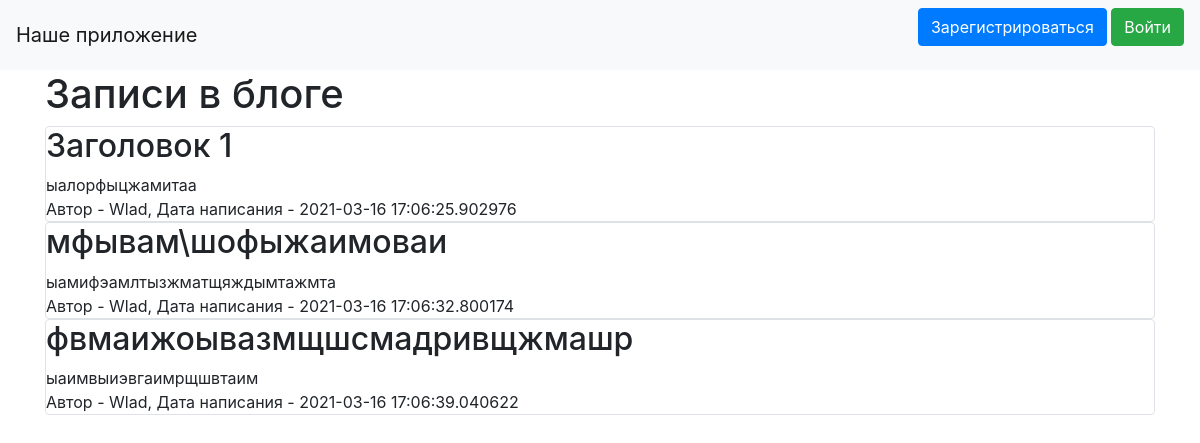
Before: / with the older database file.
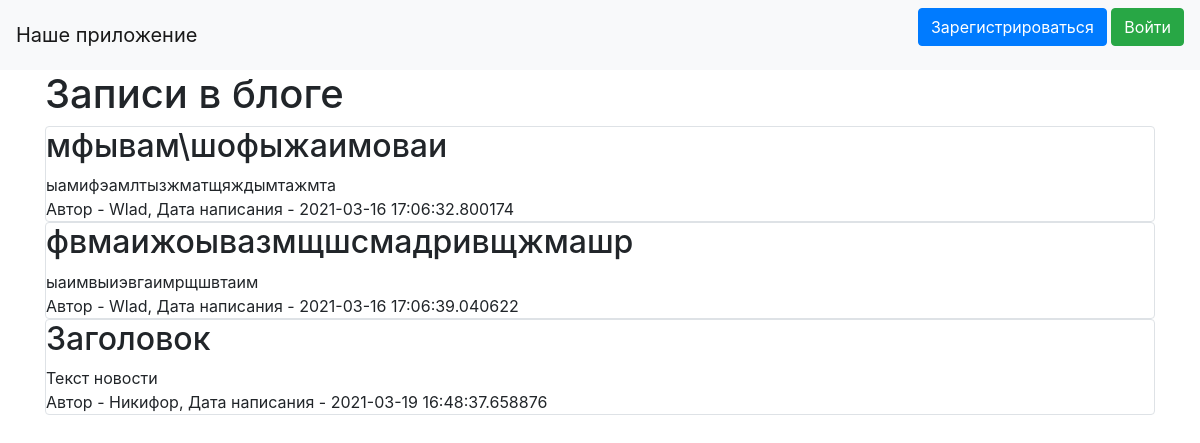
After: the same page with the newer database file.
### data/news.py (models this page shows)
class News(SqlAlchemyBase, SerializerMixin):
    __tablename__ = 'news'
    id = sqlalchemy.Column(sqlalchemy.Integer,
                           primary_key=True, autoincrement=True)
    title = sqlalchemy.Column(sqlalchemy.String, nullable=True)
    content = sqlalchemy.Column(sqlalchemy.String, nullable=True)
    created_date = sqlalchemy.Column(sqlalchemy.DateTime,
                                     default=datetime.datetime.now)
    is_private = sqlalchemy.Column(sqlalchemy.Boolean, default=True)
    user_id = sqlalchemy.Column(sqlalchemy.Integer,
                                sqlalchemy.ForeignKey("users.id"))
    user = orm.relation('User')
    categories = orm.relation("Category",
                          secondary="association",
                          backref="news")

### data/user.py (models this page shows, shortened)
class User(SqlAlchemyBase, UserMixin, SerializerMixin):
    __tablename__ = 'users'
    id = sqlalchemy.Column(sqlalchemy.Integer,
                           primary_key=True, autoincrement=True)
    name = sqlalchemy.Column(sqlalchemy.String, nullable=True)
    about = sqlalchemy.Column(sqlalchemy.String, nullable=True)
    email = sqlalchemy.Column(sqlalchemy.String,
                              index=True, unique=True, nullable=True)
    hashed_password = sqlalchemy.Column(sqlalchemy.String, nullable=True)
    created_date = sqlalchemy.Column(sqlalchemy.DateTime,
                                     default=datetime.datetime.now)
    news = orm.relation("News", back_populates='user')

### main.py (the view)
@app.route("/")
def index():
    db_sess = db_session.create_session()
    if current_user.is_authenticated:
        news = db_sess.query(News).filter(
            (News.user == current_user) | (News.is_private != True))
    else:
        news = db_sess.query(News).filter(News.is_private != True)
    return render_template("index.html", news=news)

### data/db_session.py (called while the page is built)
def create_session() -> Session:
    global __factory
    return __factory()

### templates/index.html (shortened to what this page needs)
{% extends "base.html" %}
{% block content %}
<h1>Записи в блоге</h1>
{% for item in news%}
<div class="col-md6 border rounded">
    <h2>{{item.title}}</h2>
    <div>
        {{item.content}}
    </div>
    <div>
        Автор - {{item.user.name}}, Дата написания - {{item.created_date}}
    </div>
</div>
{% endfor %}
{% endblock %}

### templates/base.html (shortened to what this page needs)
<!doctype html>
<html lang="en">
<head>
    <link rel="stylesheet"
          href="https://stackpath.bootstrapcdn.com/bootstrap/4.4.1/css/bootstrap.min.css"
>
</head>
<body>
<header>
    <nav class="navbar navbar-light bg-light">
        <a class="navbar-brand" href="#">Наше приложение</a>
        {% if current_user.is_authenticated %}
            <a class="navbar-brand" href="/logout">{{ current_user.name }}</a>
        {% else %}
            <p>
                <a class="btn btn-primary " href="/register">Зарегистрироваться</a>
                <a class="btn btn-success" href="/login">Войти</a>
            </p>
{% endif %}
    </nav>
</header>
<main role="main" class="container">
    {% block content %}{% endblock %}
</main>
</body>
</html>

Changed rows visible on the page:
removed News: title "Заголовок 1", content "ыалорфыцжамитаа", user.name "Wlad", created_date "2021-03-16 17:06:25.902976"
added News: title "Заголовок", content "Текст новости", user.name "Никифор", created_date "2021-03-19 16:48:37.658876"
